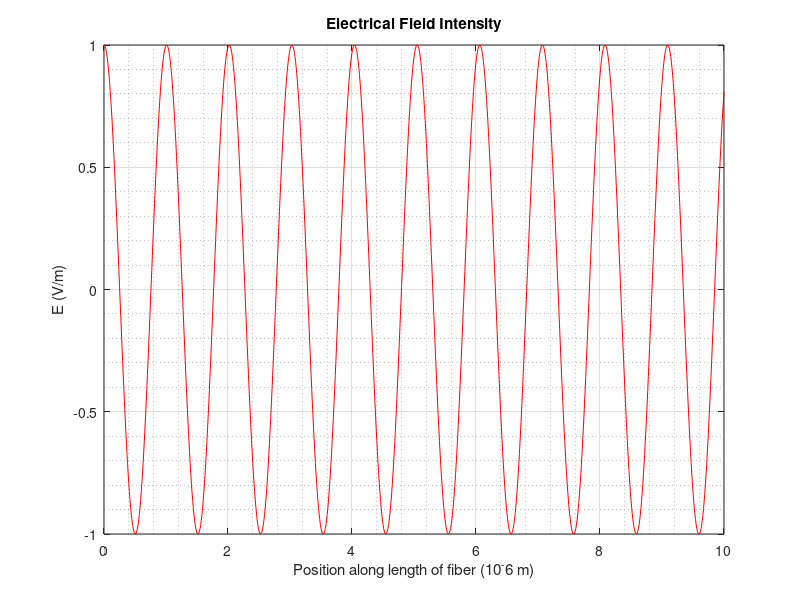

This chart was generated by the following MATLAB code:
% lab 1 Part II, Case A
clear
clc
clf
%close all
f = 198*(10^12);%THz
w = f*2*pi; %converting frequency to angular v and accounting for Tera 
s = 2*10^8; %speed of propagation
b = w/s; %phase shift coefficient
Eo = 1.0; %Initial condition (V/m)
z= 0:0.01:10; %position (10^-6m)
t= 0;
E = Eo*exp(j*((w*t)-(b*(z*10^-6))));

plot(z,real(E),'r');

xlabel('Position along length of fiber (10^-6 m)');
ylabel('E (V/m)');
title('Electrical Field Intensity');
grid minor; 
grid;

